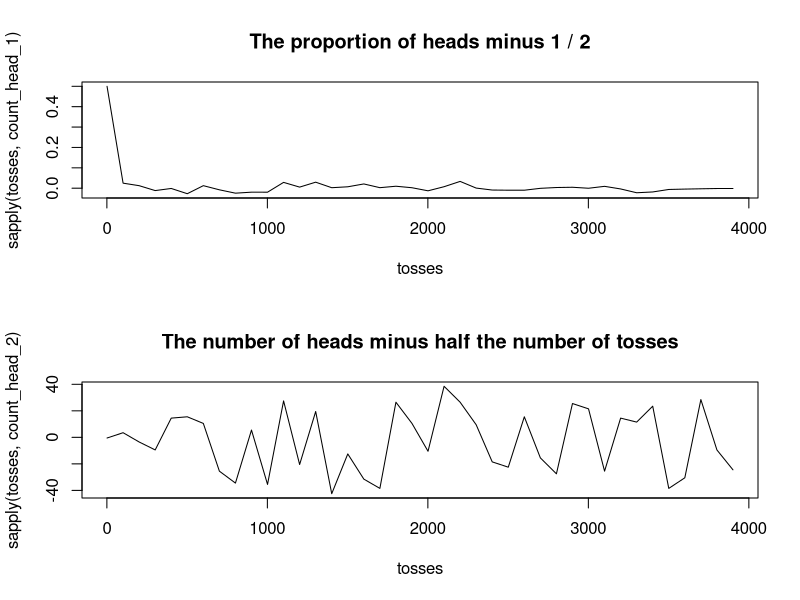

This chart was generated by the following R code:

#' Exercise 1
#' Modify the program CoinTosses to toss a coin n times and 
#' print out after every 100 tosses
#'   the proportion of heads minus 1 / 2
#'   the number of heads minus half the number of tosses
#' Do these numbers appear to approach 0 as n increases?

n = 4000 # number of coin tossing

# the proportion of head minus 1 / 2
count_head_1 = function(i) {
  coin = runif(i)
  return(length(coin[coin < 1/2])/i - 1/2)
}

# the number of heads minus half the number of tosses
count_head_2 = function(i) {
  coin = runif(i)
  return(length(coin[coin < 1/2]) - i/2)
}

par(mfrow=c(2, 1)) # 2 figures arranged in 2 rows and 2 columns
tosses = seq(1, n, by=100)

plot(tosses, sapply(tosses, count_head_1), main='The proportion of heads minus 1 / 2', type='l')
plot(tosses, sapply(tosses, count_head_2), main='The number of heads minus half the number of tosses', type='l')
